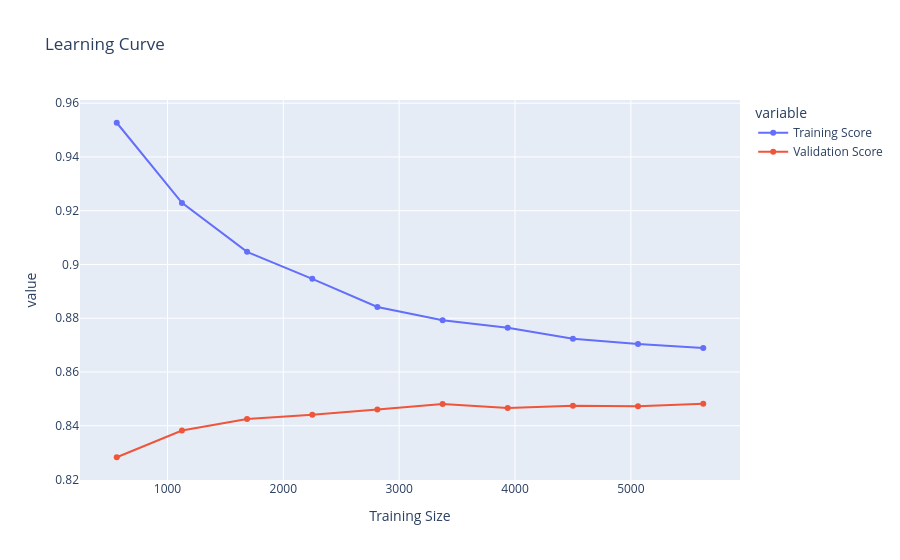

Notebook code cell kept with this figure:
### Code cell
fig = px.line(
    learning_df,
    x="Training Size",
    y=["Training Score", "Validation Score"],
    markers=True,
    title="Learning Curve"
)

fig.write_image(
    "../screenshots/learning_curve.png"
)
fig.show()

### Figure 1 — Plotly figure (JSON) as saved in the notebook; plotly's stock layout.template omitted (floating-point values rounded to 4 significant figures)
{"data": [{"hovertemplate": "variable=Training Score<br>Training Size=%{x}<br>value=%{y}<extra></extra>", "legendgroup": "Training Score", "line": {"color": "#636efa", "dash": "solid"}, "marker": {"symbol": "circle"}, "mode": "lines+markers", "name": "Training Score", "orientation": "v", "showlegend": true, "type": "scatter", "x": [562, 1125, 1687, 2250, 2812, 3375, 3937, 4500, 5062, 5625], "xaxis": "x", "y": [0.9527, 0.9229, 0.9047, 0.8947, 0.8842, 0.8792, 0.8765, 0.8724, 0.8704, 0.8689], "yaxis": "y"}, {"hovertemplate": "variable=Validation Score<br>Training Size=%{x}<br>value=%{y}<extra></extra>", "legendgroup": "Validation Score", "line": {"color": "#EF553B", "dash": "solid"}, "marker": {"symbol": "circle"}, "mode": "lines+markers", "name": "Validation Score", "orientation": "v", "showlegend": true, "type": "scatter", "x": [562, 1125, 1687, 2250, 2812, 3375, 3937, 4500, 5062, 5625], "xaxis": "x", "y": [0.8283, 0.8382, 0.8425, 0.844, 0.8461, 0.848, 0.8466, 0.8474, 0.8472, 0.8481], "yaxis": "y"}], "layout": {"legend": {"title": {"text": "variable"}, "tracegroupgap": 0}, "title": {"text": "Learning Curve"}, "xaxis": {"anchor": "y", "domain": [0, 1], "title": {"text": "Training Size"}}, "yaxis": {"anchor": "x", "domain": [0, 1], "title": {"text": "value"}}}}
